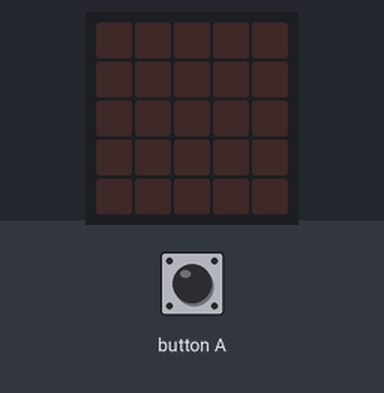
Simulated run of this program. Board: BBC micro:bit (MakeCode). On the bench: the board's 5×5 LED display. Inputs (shaded band) come from the test bench.

Above: at 1.2 s.
1.3 s: button A pressed for 0.15 s
At 1.5 s:
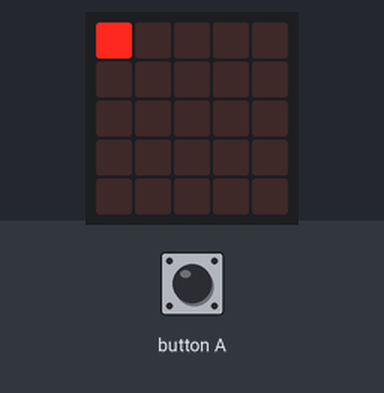
At 4.2 s:
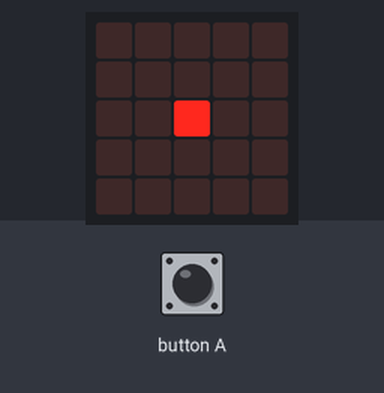
Timing chart, 0 to 5.7 s (numbered marks = the images above; inputs shaded):
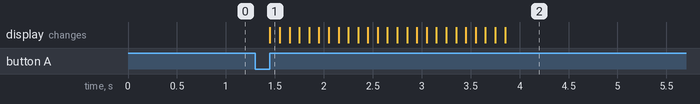

Measured:
- after the input at 1.3 s, the display: changes after 0.15 s (image 1)

The program:

main.ts
```typescript
let x = 0
let y = 0
let n = 0
input.onButtonPressed(Button.A, function () {
    basic.clearScreen()
    x = 0
    y = 0
    n = 4
    led.plot(x, y)
    basic.pause(100)
    for (let index = 0; index < 1; index++) {
        for (let index = 0; index < n; index++) {
            led.unplot(x, y)
            x += 1
            led.plot(x, y)
            basic.pause(100)
        }
        for (let index = 0; index < n; index++) {
            led.unplot(x, y)
            y += 1
            led.plot(x, y)
            basic.pause(100)
        }
        for (let index = 0; index < n; index++) {
            led.unplot(x, y)
            x += -1
            led.plot(x, y)
            basic.pause(100)
        }
    }
    n = 3
    for (let index = 0; index < n; index++) {
        led.unplot(x, y)
        y += -1
        led.plot(x, y)
        basic.pause(100)
    }
    x = 0
    y = 1
    for (let index = 0; index < n; index++) {
        led.unplot(x, y)
        x += 1
        led.plot(x, y)
        basic.pause(100)
    }
    n = 2
    for (let index = 0; index < n; index++) {
        led.unplot(x, y)
        y += 1
        led.plot(x, y)
        basic.pause(100)
    }
    x = 3
    y = 3
    for (let index = 0; index < n; index++) {
        led.unplot(x, y)
        x += -1
        led.plot(x, y)
        basic.pause(100)
    }
    n = 1
    for (let index = 0; index < n; index++) {
        led.unplot(x, y)
        y += -1
        led.plot(x, y)
        basic.pause(100)
    }
    for (let index = 0; index < n; index++) {
        led.unplot(x, y)
        x += 1
        led.plot(x, y)
        basic.pause(100)
    }
})
basic.forever(function () {

})
```

test.ts
```typescript
// тут проходять випробування; ця компіляція не відбуватиметься, коли цей пакет використовуватиметься як розширення.
```
